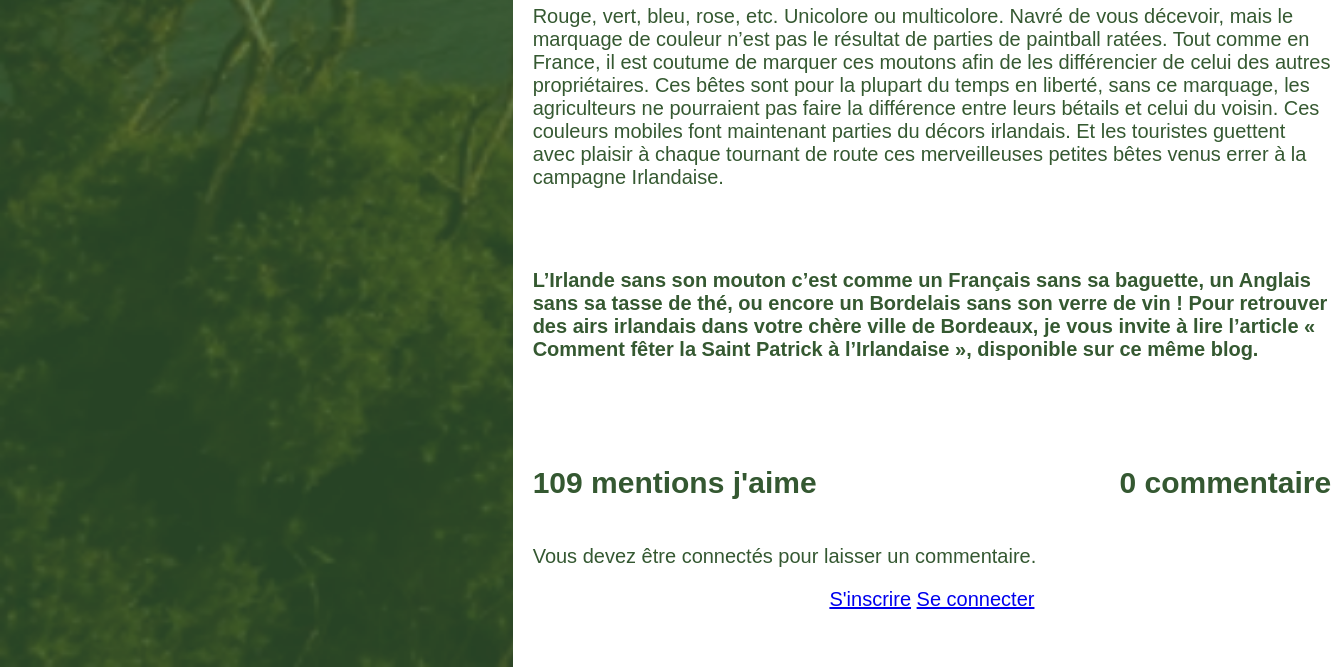
The app's page /articles.php?numArt=06 (lower part), older data.
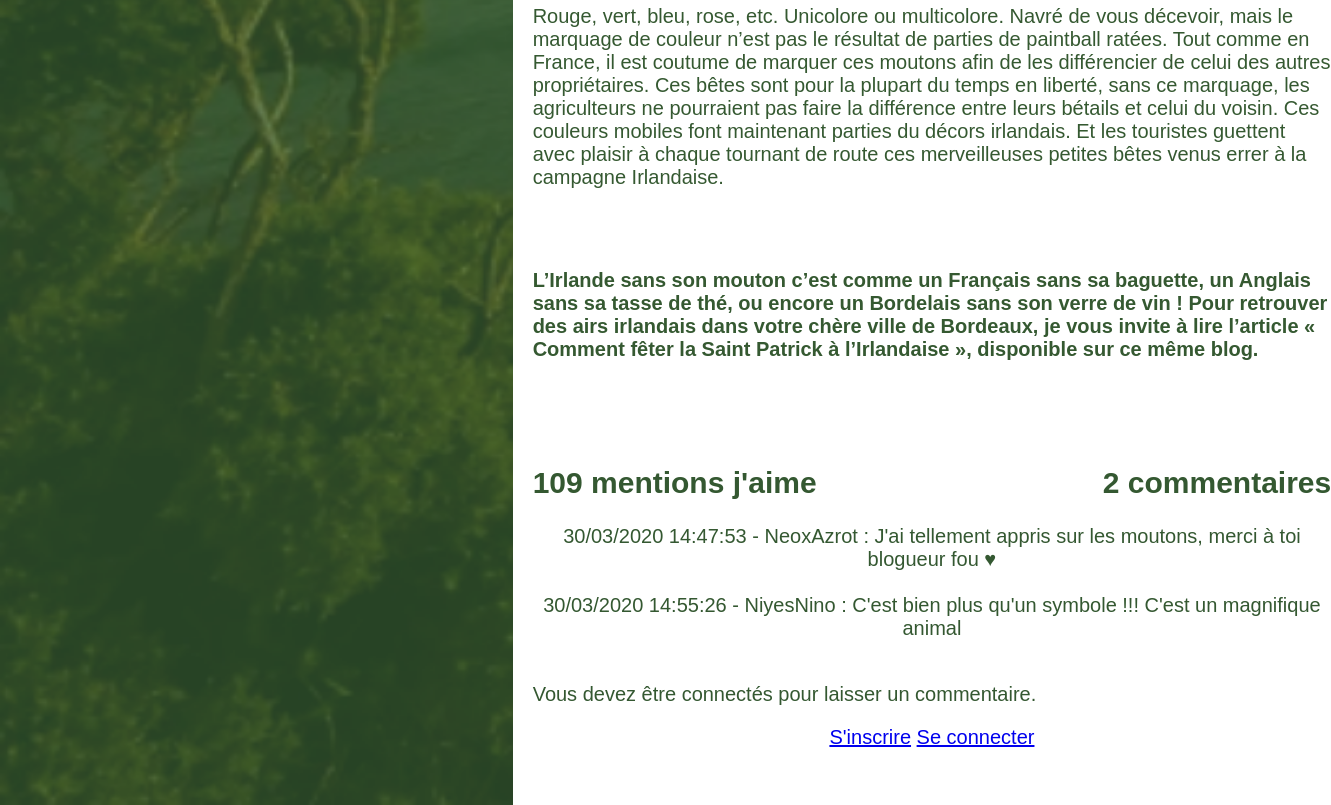
The same page, newer data.
### tables this page shows
CREATE TABLE IF NOT EXISTS `comment` (
  `NumCom` char(6) NOT NULL,
  `DtCreC` datetime DEFAULT NULL,
  `PseudoAuteur` char(20) NOT NULL,
  `EmailAuteur` char(60) NOT NULL,
  `TitrCom` char(60) NOT NULL,
  `LibCom` text NOT NULL,
  `NumArt` char(10) NOT NULL,
  PRIMARY KEY (`NumCom`),
  KEY `COMMENT_FK` (`NumCom`),
  KEY `FK_ASSOCIATION_7` (`NumArt`)
);

### assets/php/dateChangeFormat.php (called while the page is built)
<?php
    function dateChangeFormat($dateIn, $from, $to) {
        if ($dateIn != '') {
            $dateOut = DateTime::createFromFormat($from, $dateIn);
            return $dateOut->format($to);
        } else {
            return "";
        }
    }
?>

### articles.php (the view, shortened to what this page needs)
<?php
    include 'assets/php/connect_PDO.php';
    include 'assets/php/dateChangeFormat.php';
?>
<!DOCTYPE html>
<html>
    <head>
		<link rel="stylesheet" href="assets/css/style.css" />
    </head>
    <body>
        <div class="SavoirPlus">
                <?php include 'assets/php/btnConnexion.php'; ?>
            <?php
            if(isset($_GET['numArt']) && !empty($_GET['numArt'])) {
                $numArt = ctrlSaisies($_GET['numArt']);
                $req = $bdd->prepare('SELECT * FROM article WHERE NumArt = ?');
                $req->execute(array($numArt));
                $donnees = $req->fetch();
                if(empty($donnees)) {
                    header('Location: articles.php');
                } else {
                    $req = $bdd->prepare('SELECT COUNT(*) AS nb_comm FROM comment WHERE NumArt = ?');
                    $req->execute(array($numArt));
                    $donnees = $req->fetch();
                    $nb_comment = $donnees['nb_comm'];
                    $req = $bdd->prepare('SELECT * FROM article WHERE NumArt = ?');
                    $req->execute(array($numArt));
                    $donnees = $req->fetch();
                    ?>
                    <div class="SavoirPlusContent">
                    <p class="paragraphe"><?php echo $donnees['Parag3A'] ?></p>
                    <p class="conclusion"><?php echo $donnees['LibConclA'] ?></p>
                    <div class="likeAndCom">
                        <h2><?php echo $donnees['Likes'] ?> mention<?php echo $donnees['Likes'] > 1 ? "s" : "" ?> j'aime</h2>
                        <h2><?php echo $nb_comment ?> commentaire<?php echo $nb_comment > 1 ? "s" : "" ?></h2>
                    </div>
                <?php
                    if(isset($_SESSION['user']) && !empty($_SESSION['user']) && $_SESSION['user'] == true) {
                        $user = true;
                    } else {
                        $user = false;
                    }
                    $req = $bdd->prepare('SELECT * FROM comment WHERE NumArt = ? ORDER BY DtCreC');
                    $req->execute(array($numArt));
                    while($donnees = $req->fetch())
                    {
                        echo dateChangeFormat($donnees['DtCreC'], "Y-m-d H:i:s", "d/m/Y H:i:s") . ' - ' . $donnees['PseudoAuteur'] . ' : ' . $donnees['LibCom'] . '<br><br>';
                    }
                    if($user) {
                        ?>
                        <form action="" method="post">
                            <label for="title_comment">Titre</label>
                            <input type="text" id="title_comment" name="title_comment" placeholder="Sur 60 car." size="60" maxlength="60" required><br><br>
                            <label for="comment">Commentaire</label><br>
                            <textarea name="comment" id="comment" cols="30" rows="10" placeholder="Ecrivez ici..." required></textarea><br><br>
                            <input type="submit">
                        </form>
                    <?php
                    } else {
                    ?>
                        <p>Vous devez être connectés pour laisser un commentaire.</p>
                        <a href="inscription.php">S'inscrire</a>
                        <a href="connexion.php">Se connecter</a>
            </div>
        </div>
                <?php
                    }
                }
            }
            ?>
    </body>
</html>

Row changes from the older to the newer data that the page shows:
added comment: DtCreC "30/03/2020 14:47:53", PseudoAuteur "NeoxAzrot", LibCom "J'ai tellement appris sur les moutons, merci à toi blogueur fou ♥"
added comment: DtCreC "30/03/2020 14:55:26", PseudoAuteur "NiyesNino", LibCom "C'est bien plus qu'un symbole !!! C'est un magnifique animal"
Text that changed along with them:
$nb_comment: "0" → "2"
text now shown: "s"
